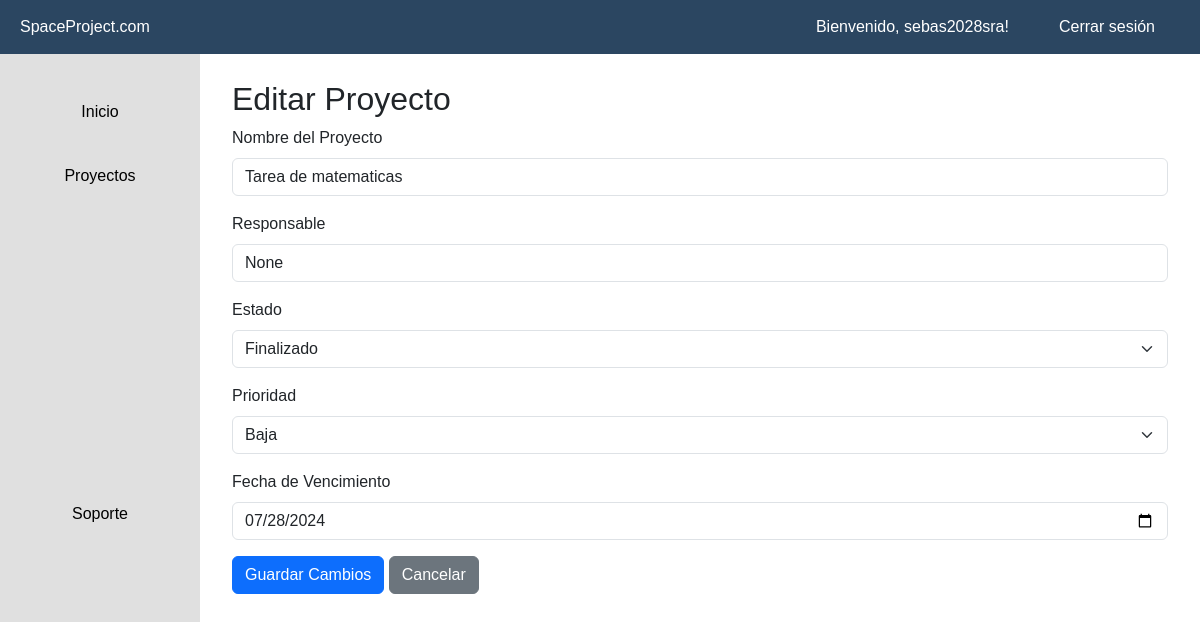
Before: /actualizar/2/ (signed in) with the older database file.
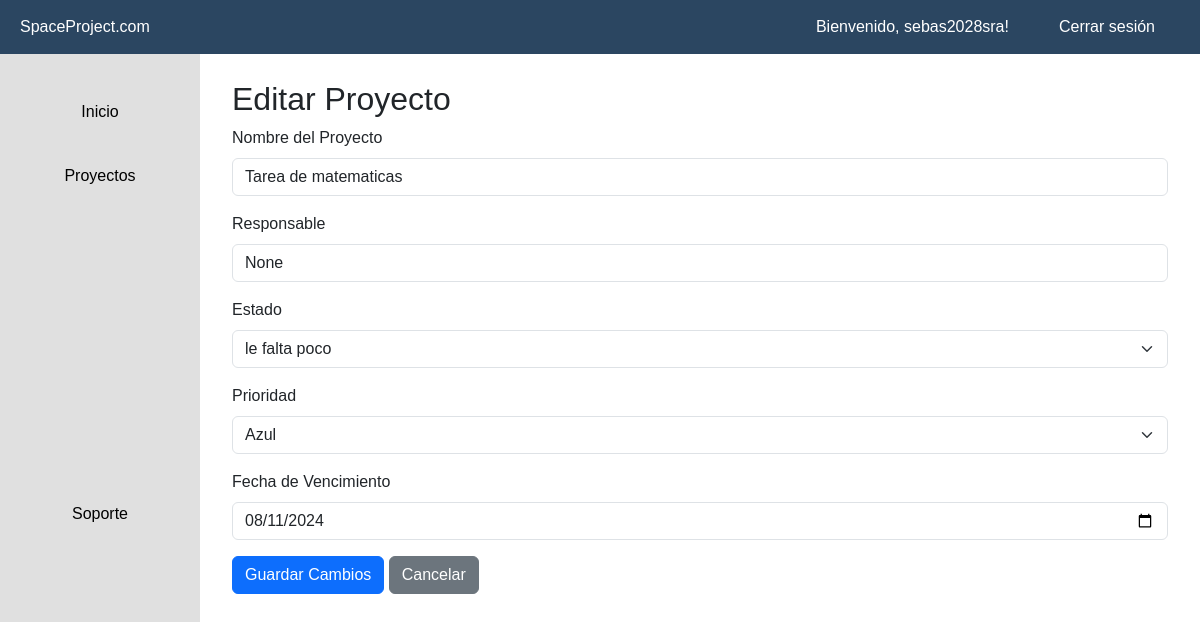
After: the same page with the newer database file.
### gestor/models.py (models this page shows, shortened)
class Proyecto(models.Model):
    id_proyecto = models.AutoField(primary_key=True, verbose_name='ID Proyecto')
    nombre_proyecto = models.CharField(max_length=255)
    responsable = models.EmailField(null=True, blank=True)
    id_estado = models.ForeignKey(Estado, on_delete=models.CASCADE)
    id_prioridad = models.ForeignKey(Prioridad, on_delete=models.CASCADE)
    fecha_vencimiento = models.DateField(default=timezone.now() + timedelta(days=30))
    id_usuario = models.ForeignKey(User, on_delete=models.CASCADE)

class Estado(models.Model):
    id_estado = models.AutoField(primary_key=True, verbose_name='ID Estado')
    descripcion_estado = models.CharField(max_length=50)
    id_usuario = models.ForeignKey(User, null=True, blank=True, on_delete=models.CASCADE)

class Prioridad(models.Model):
    id_prioridad = models.AutoField(primary_key=True, verbose_name='ID Prioridad')
    descripcion_prioridad = models.CharField(max_length=50)
    id_usuario = models.ForeignKey(User, null=True, blank=True, on_delete=models.CASCADE)

### gestor/views.py (the view)
# urls.py: path('actualizar/<int:id>/', actualizar_proyecto, name='actualizar_proyecto'),
@login_required(login_url='/accounts/login/')
def actualizar_proyecto(request, id):
    proyecto = get_object_or_404(Proyecto, id_proyecto=id, id_usuario=request.user)
    if request.method == 'POST':
        proyecto.nombre_proyecto = request.POST['nombre_proyecto']
        proyecto.responsable = request.POST['responsable']
        proyecto.id_estado = get_object_or_404(Estado, Q(id_estado=request.POST['id_estado']) & (Q(id_usuario=request.user) | Q(id_usuario=None)))
        proyecto.id_prioridad = get_object_or_404(Prioridad, Q(id_prioridad=request.POST['id_prioridad']) & (Q(id_usuario=request.user) | Q(id_usuario=None)))
        proyecto.fecha_vencimiento = request.POST['fecha_vencimiento']
        proyecto.save()
        return redirect('index')
    else:
        estados = Estado.objects.filter(Q(id_usuario=request.user) | Q(id_usuario=None))
        prioridades = Prioridad.objects.filter(Q(id_usuario=request.user) | Q(id_usuario=None))
        return render(request, 'proyectos/editar.html', {'proyecto': proyecto, 'estados': estados, 'prioridades': prioridades})

### gestor/templates/proyectos/editar.html (shortened to what this page needs)
{% extends "base.html" %}
{% block contenido %}
<div class="container">
    <h2>Editar Proyecto</h2>
    <form method="POST">
        <div class="mb-3">
            <label for="nombre_proyecto" class="form-label">Nombre del Proyecto</label>
            <input type="text" class="form-control" id="nombre_proyecto" name="nombre_proyecto" value="{{ proyecto.nombre_proyecto }}" required>
        </div>
        <div class="mb-3">
            <label for="responsable" class="form-label">Responsable</label>
            <input type="text" class="form-control" id="responsable" name="responsable" value="{{ proyecto.responsable }}">
        </div>
        <div class="mb-3">
            <label for="id_estado" class="form-label">Estado</label>
            <select class="form-select" id="id_estado" name="id_estado" required>
                {% for estado in estados %}
                <option value="{{ estado.id_estado }}" {% if estado.id_estado == proyecto.id_estado.id_estado %}selected{% endif %}>{{ estado.descripcion_estado }}</option>
                {% endfor %}
            </select>
        </div>
        <div class="mb-3">
            <label for="id_prioridad" class="form-label">Prioridad</label>
            <select class="form-select" id="id_prioridad" name="id_prioridad" required>
                {% for prioridad in prioridades %}
                <option value="{{ prioridad.id_prioridad }}" {% if prioridad.id_prioridad == proyecto.id_prioridad.id_prioridad %}selected{% endif %}>{{ prioridad.descripcion_prioridad }}</option>
                {% endfor %}
            </select>
        </div>
        <div class="mb-3">
            <label for="fecha_vencimiento" class="form-label">Fecha de Vencimiento</label>
            <input type="date" class="form-control" id="fecha_vencimiento" name="fecha_vencimiento" value="{{ proyecto.fecha_vencimiento|date:'Y-m-d' }}" required>
        </div>
        <button type="submit" class="btn btn-primary">Guardar Cambios</button>
        <a href="{% url 'index' %}" class="btn btn-secondary">Cancelar</a>
    </form>
</div>
{% endblock %}

Changed rows visible on the page:
changed Proyecto "Tarea de matematicas": id_estado "Finalizado" → "le falta poco"; id_prioridad "Baja" → "Azul"; fecha_vencimiento "07/28/2024" → "08/11/2024"
